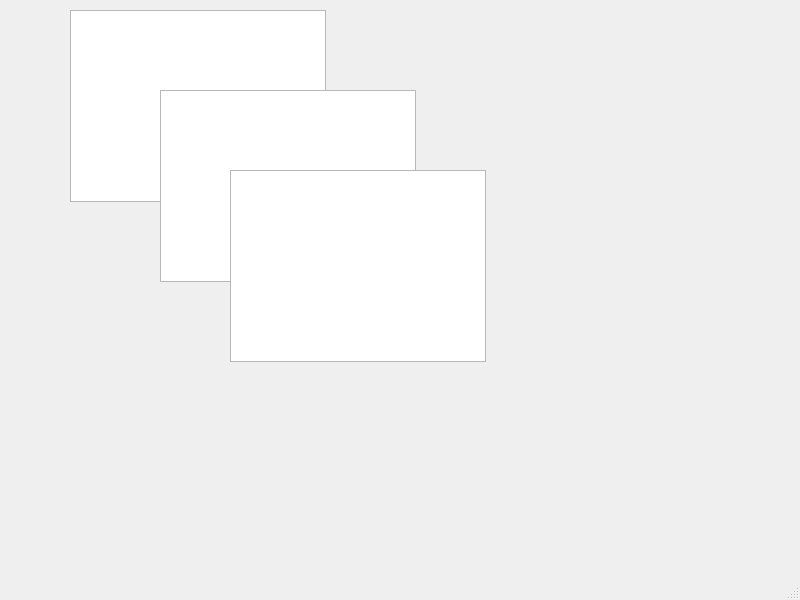
<?xml version="1.0" encoding="UTF-8"?>
<ui version="4.0">
 <class>MainWindow</class>
 <widget class="QMainWindow" name="MainWindow">
  <property name="geometry">
   <rect>
    <x>0</x>
    <y>0</y>
    <width>800</width>
    <height>600</height>
   </rect>
  </property>
  <property name="sizePolicy">
   <sizepolicy hsizetype="MinimumExpanding" vsizetype="MinimumExpanding">
    <horstretch>0</horstretch>
    <verstretch>0</verstretch>
   </sizepolicy>
  </property>
  <property name="contextMenuPolicy">
   <enum>Qt::DefaultContextMenu</enum>
  </property>
  <property name="windowTitle">
   <string>ReImagine</string>
  </property>
  <widget class="QWidget" name="centralwidget">
   <property name="sizePolicy">
    <sizepolicy hsizetype="Expanding" vsizetype="Expanding">
     <horstretch>1</horstretch>
     <verstretch>1</verstretch>
    </sizepolicy>
   </property>
   <widget class="QGraphicsView" name="input_image">
    <property name="geometry">
     <rect>
      <x>70</x>
      <y>10</y>
      <width>256</width>
      <height>192</height>
     </rect>
    </property>
    <property name="verticalScrollBarPolicy">
     <enum>Qt::ScrollBarAlwaysOff</enum>
    </property>
    <property name="horizontalScrollBarPolicy">
     <enum>Qt::ScrollBarAlwaysOff</enum>
    </property>
    <property name="dragMode">
     <enum>QGraphicsView::ScrollHandDrag</enum>
    </property>
   </widget>
   <widget class="QGraphicsView" name="input_texture">
    <property name="geometry">
     <rect>
      <x>160</x>
      <y>90</y>
      <width>256</width>
      <height>192</height>
     </rect>
    </property>
    <property name="verticalScrollBarPolicy">
     <enum>Qt::ScrollBarAlwaysOff</enum>
    </property>
    <property name="horizontalScrollBarPolicy">
     <enum>Qt::ScrollBarAlwaysOff</enum>
    </property>
    <property name="dragMode">
     <enum>QGraphicsView::ScrollHandDrag</enum>
    </property>
   </widget>
   <widget class="QGraphicsView" name="output_image">
    <property name="geometry">
     <rect>
      <x>230</x>
      <y>170</y>
      <width>256</width>
      <height>192</height>
     </rect>
    </property>
    <property name="verticalScrollBarPolicy">
     <enum>Qt::ScrollBarAlwaysOff</enum>
    </property>
    <property name="horizontalScrollBarPolicy">
     <enum>Qt::ScrollBarAlwaysOff</enum>
    </property>
    <property name="dragMode">
     <enum>QGraphicsView::ScrollHandDrag</enum>
    </property>
   </widget>
  </widget>
  <widget class="QMenuBar" name="menubar">
   <property name="geometry">
    <rect>
     <x>0</x>
     <y>0</y>
     <width>800</width>
     <height>22</height>
    </rect>
   </property>
  </widget>
  <widget class="QStatusBar" name="statusbar"/>
 </widget>
 <resources/>
 <connections/>
</ui>
